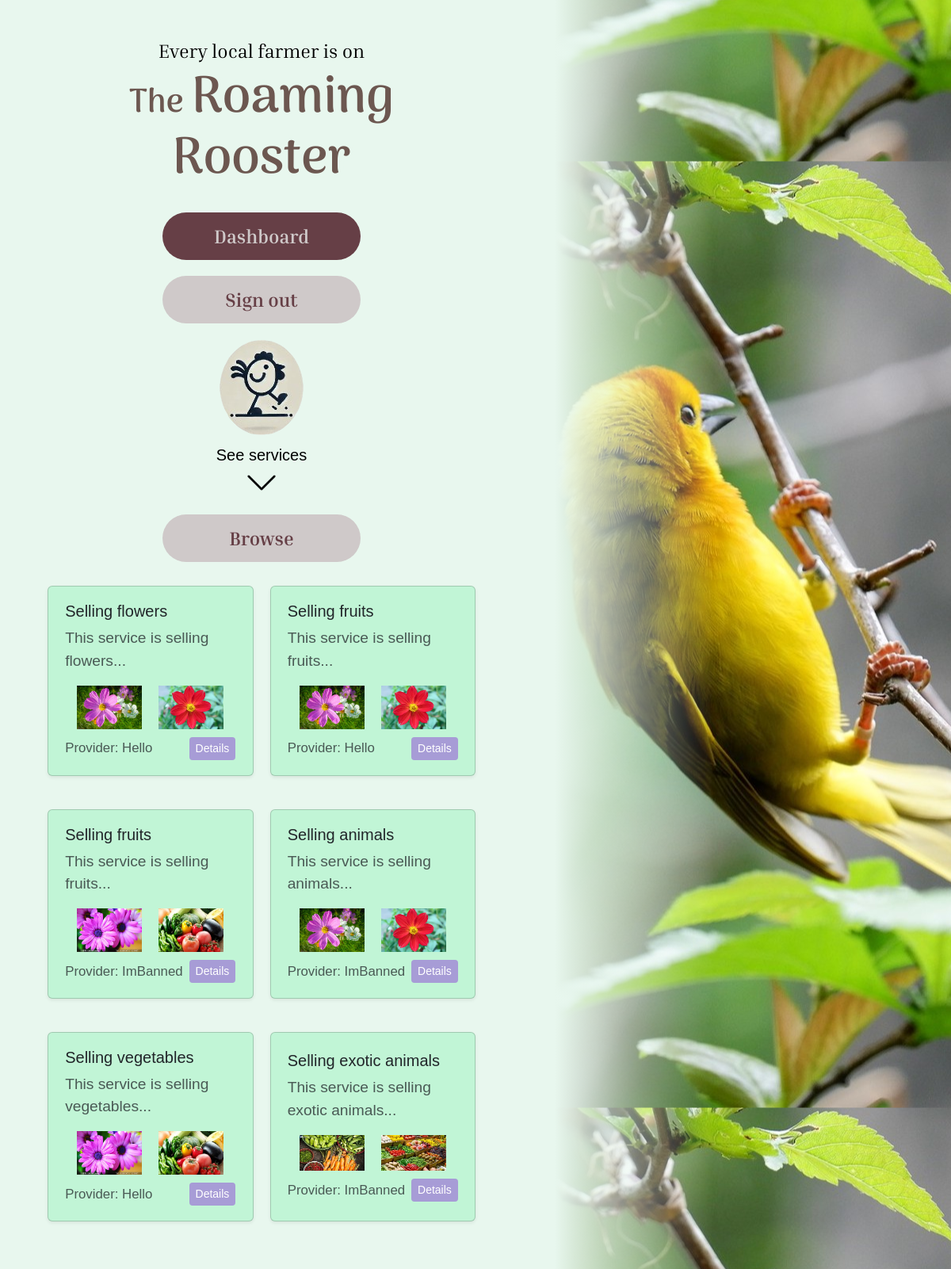
Page /pages/homepage/index.php (signed in) on the committed database.
### tables this page shows
CREATE TABLE users(
        id INTEGER PRIMARY KEY,
        username TEXT, display_name TEXT, password TEXT, email TEXT, verified_email BOOLEAN, phone TEXT, latitude FLOAT, longitude FLOAT, theme_id INTEGER, banned BOOLEAN,
        FOREIGN KEY(theme_id) REFERENCES themes(id)
    );

### utils/base.php (called while the page is built, shortened)
<?php
function has_session(): bool {
    return isset($_SESSION["connected"]) && $_SESSION["username"] && isset($_SESSION["id"]);
}

### utils/dbutils.php (called while the page is built, shortened)
<?php
function service_request(PDO $db, string $id_request, array $request_args): array
{
    $content = file_get_contents($_SERVER["DOCUMENT_ROOT"] . "/utils/sql/service.sql");
    $content = str_replace('$id_request', $id_request, $content);
    $prepared = $db->prepare($content);
    if (!$prepared->execute($request_args)) {
        echo "ERROR";
        return [];
    }
    return $prepared->fetchAll();
}
function random_services(PDO $db, $limit): array
{
    return service_request($db, "SELECT id FROM services ORDER BY random() LIMIT ?", [$limit]);
}

### components/service.php (the view, shortened to what this page needs)
<?php
function insert_service($service): void
{
    ?>
    <div class="col-md-6 col-lg-4 page search-result">
        <div class="card shadow-sm h-100">
            <div class="card-body">
                <h5 class="card-title"><?= htmlspecialchars($service["title"]) ?></h5>
                <p class="card-text text-muted"><?= htmlspecialchars(substr($service["description"], 0, 80)) ?>...</p>
                <div class="widget-list">
                    <img class="service-image" src="<?= htmlspecialchars($service["img_main_url"]) ?>"
                         alt="Main service image">
                    <img class="service-image" src="<?= htmlspecialchars($service["img_banner_url"]) ?>"
                         alt="Banner service image">
                </div>
                <div class="d-flex justify-content-between align-items-center">
                    <small class="text-muted">Provider: <?= $service["display_name"] ?></small>
                    <a href="/pages/service-details?id=<?= $service["id"] ?>" class="btn btn-sm btn-primary">Details</a>
                </div>
            </div>
        </div>
    </div>
    <?php
}
    ?>

### pages/homepage/index.php (shortened to what this page needs)
<?php
require $_SERVER["DOCUMENT_ROOT"] . "/utils/base.php";
$is_connected = has_session();
?>
<!DOCTYPE html>
<html lang="en">
<body>
<div id="left">
    <h2>Every local farmer is on</h2>
    <h1>Roaming Rooster</h1>
    <div class="center">
        <?php
        function button($text, $link, $class): void
        {
            echo "<a href='" . $link . "' class='button " . $class . "'>" . $text . "</a>";
        }
        if ($is_connected) {
            button("Dashboard", "/pages/dashboard", "primary");
        } else {
            button("Sign up", "/pages/register", "primary");
            button("Sign in", "/pages/login", "secondary");
        } ?>
    </div>
    <p id="arrow">
        See services
    </p>
    <a href="/pages/services" class="button secondary">Browse</a>
    <?php
    $db = getSecureDB();
    $services = random_services($db, 6);
    if (count($services) != 0) {
        ?>
        <div class="widget-list">
            <?php
            foreach ($services as $service) {
                insert_service($service);
            }
            ?>
        </div>
        <?php
    }
    ?>
</div>
<div id="right"></div>
</body>
</html>

### assets/css/main-style.css (style rules this page uses)
:root { --title-color: #9FBA72; --warning-color: #FFC87F; --text-color-main: #663F46; --text-color-main-light: #CFC9C9; --text-color-secondary: #6C5750; --back-color-base: #E8F7EE; --back-color-popup: #C1F5D6; --back-color-important: #E27BBC; --back-color-secondary: #A79CD6; --back-color-ternary: #DFDCDB; --accent-color-main: var(--back-color-secondary); --accent-color-secondary: var(--back-color-important); --place-color-main: #77005D; --place-color-secondary: #121212; --place-holder-gradient: repeating-linear-gradient(45deg, var(--place-color-main) 10%, var(--place-color-secondary), 10%); --image-on-back-base-gradient: linear-gradient(var(--back-color-important) 0%, transparent 100%); --medium-corner: 12px; --large-corner: 40px; --input-block-padding: 8px; --input-block-margin: 5px; --big-container-padding: 2%; --reading-margin: 7%; --spacing-minimum: 10px; --spacing-small: 21px; --spacing-medium: 42px; --spacing-large: 84px; }
html, body { background-color: var(--back-color-base) !important; font-family: Arial, Helvetica, sans-serif; }
div { background-color: transparent; }
h1 { color: var(--text-color-secondary) !important; text-align: center; }
p { color: var(--text-color-main); }
.page { max-height: 500px; visibility: visible; transition: max-height, padding, margin, visibility; transition-duration: 0.5s; transition-timing-function: ease; }
a { text-decoration: none; }
.service-image { max-width: 42%; width: 150px; height: auto; }

### assets/css/homepage/main.css (style rules this page uses)
:root { height: 100%; }
body { display: flex; min-height: 100%; }
h1 { font-family: "arima-bold", serif; font-weight: bold; text-shadow: var(--back-color-base) 0 0 8px; font-size: 64px; }
h1::before { font-size: 42px; margin-right: 10px; content: "The"; }
h2 { font-family: "inria", serif; color: black; text-shadow: var(--back-color-base) 0 0 8px; font-size: 24px; }
#left { z-index: 1; padding: 50px; box-sizing: border-box; min-width: 55vw; width: 500px; max-width: 100vw; max-height: 100%; display: flex; flex-direction: column; align-items: center; overflow-y: scroll; -ms-overflow-style: none; scrollbar-width: none; }
#right { position: fixed; height: 100%; z-index: 0; top: 0; right: 0; width: 500px; max-width: 70%; background: url("/assets/images/sample.jpeg"); background-position: center; }
#right::before { content: ""; display: block; width: 40%; height: 100%; background: linear-gradient(90deg, var(--back-color-base), transparent); }
a.button { display: block; margin: 20px 0; padding: 12px; width: 250px; box-sizing: border-box; border-radius: 30px; text-align: center; text-decoration: none; font-family: "inria-bold", serif-bold, serif; font-size: 24px; }
a.button.primary { background-color: var(--text-color-main); color: var(--text-color-main-light); }
a.button.secondary { background-color: var(--text-color-main-light); color: var(--text-color-main); }
#arrow { display: flex; flex-direction: column; text-shadow: var(--back-color-base) 0 0 8px; font-size: 20px; color: black; margin-bottom: 0; margin-top: 10px; }
#arrow::after { content: ""; width: 40px; height: 40px; background: url("/assets/images/down.png") center no-repeat; background-size: 100% 100%; margin-left: auto; margin-right: auto; }
.widget-list > * { flex-basis: 35%; flex-grow: 1; }

### assets/css/containers.css (style rules this page uses)
.card { background-color: var(--back-color-popup); box-shadow: rgba(from var(--text-color-main) r g b / 0.3) 0 0 30px 10px; padding: 3px var(--big-container-padding); display: flex; flex-direction: row; gap: min(var(--spacing-medium), 1vw); justify-content: center; align-items: center; flex-grow: 1; flex-shrink: 1; flex-basis: fit-content; }
.widget-list { display: flex; flex-direction: row; flex-wrap: wrap; row-gap: var(--spacing-medium); column-gap: var(--spacing-small); margin: var(--spacing-minimum); justify-content: center; font-size: 1.2em; }
.widget-list > .search-result { max-width: 500px; min-width: 200px; width: 30%; flex: auto; }

### assets/css/inputs.css (style rules this page uses)
.btn-primary { background-color: var(--back-color-secondary); border: none; }

### rows in the picture
users: title "Selling flowers", description "This service is selling flowers", display_name "Hello", title "Selling fruits", description "This service is selling fruits", title "Selling vegetables", description "This service is selling vegetables"
users: title "Selling fruits", description "This service is selling fruits", display_name "ImBanned", title "Selling animals", description "This service is selling animals", title "Selling exotic animals", description "This service is selling exotic animals", shows a picture

### other values in the picture
$text "Dashboard Sign out"
